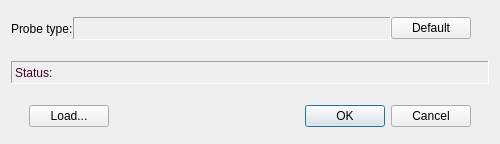
<?xml version="1.0" encoding="UTF-8"?>
<ui version="4.0">
 <class>IMROEditor_T21</class>
 <widget class="QDialog" name="IMROEditor_T21">
  <property name="windowModality">
   <enum>Qt::ApplicationModal</enum>
  </property>
  <property name="geometry">
   <rect>
    <x>0</x>
    <y>0</y>
    <width>500</width>
    <height>144</height>
   </rect>
  </property>
  <property name="minimumSize">
   <size>
    <width>500</width>
    <height>0</height>
   </size>
  </property>
  <property name="windowTitle">
   <string>Imec Readout Table Editor</string>
  </property>
  <property name="modal">
   <bool>true</bool>
  </property>
  <layout class="QGridLayout" name="gridLayout">
   <property name="horizontalSpacing">
    <number>18</number>
   </property>
   <property name="verticalSpacing">
    <number>15</number>
   </property>
   <item row="1" column="0" colspan="2">
    <widget class="QLabel" name="statusLbl">
     <property name="enabled">
      <bool>true</bool>
     </property>
     <property name="sizePolicy">
      <sizepolicy hsizetype="Preferred" vsizetype="Fixed">
       <horstretch>0</horstretch>
       <verstretch>0</verstretch>
      </sizepolicy>
     </property>
     <property name="minimumSize">
      <size>
       <width>0</width>
       <height>23</height>
      </size>
     </property>
     <property name="palette">
      <palette>
       <active>
        <colorrole role="WindowText">
         <brush brushstyle="SolidPattern">
          <color alpha="255">
           <red>71</red>
           <green>3</green>
           <blue>34</blue>
          </color>
         </brush>
        </colorrole>
       </active>
       <inactive>
        <colorrole role="WindowText">
         <brush brushstyle="SolidPattern">
          <color alpha="255">
           <red>71</red>
           <green>3</green>
           <blue>34</blue>
          </color>
         </brush>
        </colorrole>
       </inactive>
       <disabled>
        <colorrole role="WindowText">
         <brush brushstyle="SolidPattern">
          <color alpha="255">
           <red>106</red>
           <green>104</green>
           <blue>100</blue>
          </color>
         </brush>
        </colorrole>
       </disabled>
      </palette>
     </property>
     <property name="frameShape">
      <enum>QFrame::Panel</enum>
     </property>
     <property name="frameShadow">
      <enum>QFrame::Sunken</enum>
     </property>
     <property name="lineWidth">
      <number>1</number>
     </property>
     <property name="text">
      <string>Status:</string>
     </property>
    </widget>
   </item>
   <item row="0" column="0">
    <layout class="QHBoxLayout" name="horizontalLayout">
     <property name="spacing">
      <number>0</number>
     </property>
     <item>
      <widget class="QLabel" name="prbHdr">
       <property name="sizePolicy">
        <sizepolicy hsizetype="Preferred" vsizetype="Preferred">
         <horstretch>0</horstretch>
         <verstretch>0</verstretch>
        </sizepolicy>
       </property>
       <property name="text">
        <string>Probe type:</string>
       </property>
      </widget>
     </item>
     <item>
      <widget class="QLabel" name="prbLbl">
       <property name="enabled">
        <bool>true</bool>
       </property>
       <property name="sizePolicy">
        <sizepolicy hsizetype="Expanding" vsizetype="Fixed">
         <horstretch>1</horstretch>
         <verstretch>0</verstretch>
        </sizepolicy>
       </property>
       <property name="minimumSize">
        <size>
         <width>0</width>
         <height>23</height>
        </size>
       </property>
       <property name="palette">
        <palette>
         <active>
          <colorrole role="WindowText">
           <brush brushstyle="SolidPattern">
            <color alpha="255">
             <red>71</red>
             <green>3</green>
             <blue>34</blue>
            </color>
           </brush>
          </colorrole>
         </active>
         <inactive>
          <colorrole role="WindowText">
           <brush brushstyle="SolidPattern">
            <color alpha="255">
             <red>71</red>
             <green>3</green>
             <blue>34</blue>
            </color>
           </brush>
          </colorrole>
         </inactive>
         <disabled>
          <colorrole role="WindowText">
           <brush brushstyle="SolidPattern">
            <color alpha="255">
             <red>106</red>
             <green>104</green>
             <blue>100</blue>
            </color>
           </brush>
          </colorrole>
         </disabled>
        </palette>
       </property>
       <property name="frameShape">
        <enum>QFrame::Panel</enum>
       </property>
       <property name="frameShadow">
        <enum>QFrame::Sunken</enum>
       </property>
       <property name="lineWidth">
        <number>1</number>
       </property>
       <property name="text">
        <string/>
       </property>
      </widget>
     </item>
     <item>
      <widget class="QPushButton" name="defaultBut">
       <property name="sizePolicy">
        <sizepolicy hsizetype="Preferred" vsizetype="Fixed">
         <horstretch>0</horstretch>
         <verstretch>0</verstretch>
        </sizepolicy>
       </property>
       <property name="text">
        <string>Default</string>
       </property>
      </widget>
     </item>
    </layout>
   </item>
   <item row="2" column="0" colspan="2">
    <layout class="QHBoxLayout" name="horizontalLayout_2">
     <property name="spacing">
      <number>8</number>
     </property>
     <property name="leftMargin">
      <number>18</number>
     </property>
     <property name="rightMargin">
      <number>18</number>
     </property>
     <item>
      <widget class="QPushButton" name="loadBut">
       <property name="sizePolicy">
        <sizepolicy hsizetype="Preferred" vsizetype="Fixed">
         <horstretch>0</horstretch>
         <verstretch>0</verstretch>
        </sizepolicy>
       </property>
       <property name="text">
        <string>Load...</string>
       </property>
      </widget>
     </item>
     <item>
      <spacer name="horizontalSpacer">
       <property name="orientation">
        <enum>Qt::Horizontal</enum>
       </property>
       <property name="sizeType">
        <enum>QSizePolicy::MinimumExpanding</enum>
       </property>
       <property name="sizeHint" stdset="0">
        <size>
         <width>100</width>
         <height>20</height>
        </size>
       </property>
      </spacer>
     </item>
     <item>
      <widget class="QDialogButtonBox" name="buttonBox">
       <property name="sizePolicy">
        <sizepolicy hsizetype="Preferred" vsizetype="Fixed">
         <horstretch>0</horstretch>
         <verstretch>0</verstretch>
        </sizepolicy>
       </property>
       <property name="focusPolicy">
        <enum>Qt::StrongFocus</enum>
       </property>
       <property name="orientation">
        <enum>Qt::Horizontal</enum>
       </property>
       <property name="standardButtons">
        <set>QDialogButtonBox::Cancel|QDialogButtonBox::Ok</set>
       </property>
      </widget>
     </item>
    </layout>
   </item>
  </layout>
 </widget>
 <tabstops>
  <tabstop>buttonBox</tabstop>
  <tabstop>defaultBut</tabstop>
  <tabstop>loadBut</tabstop>
 </tabstops>
 <resources/>
 <connections/>
</ui>
